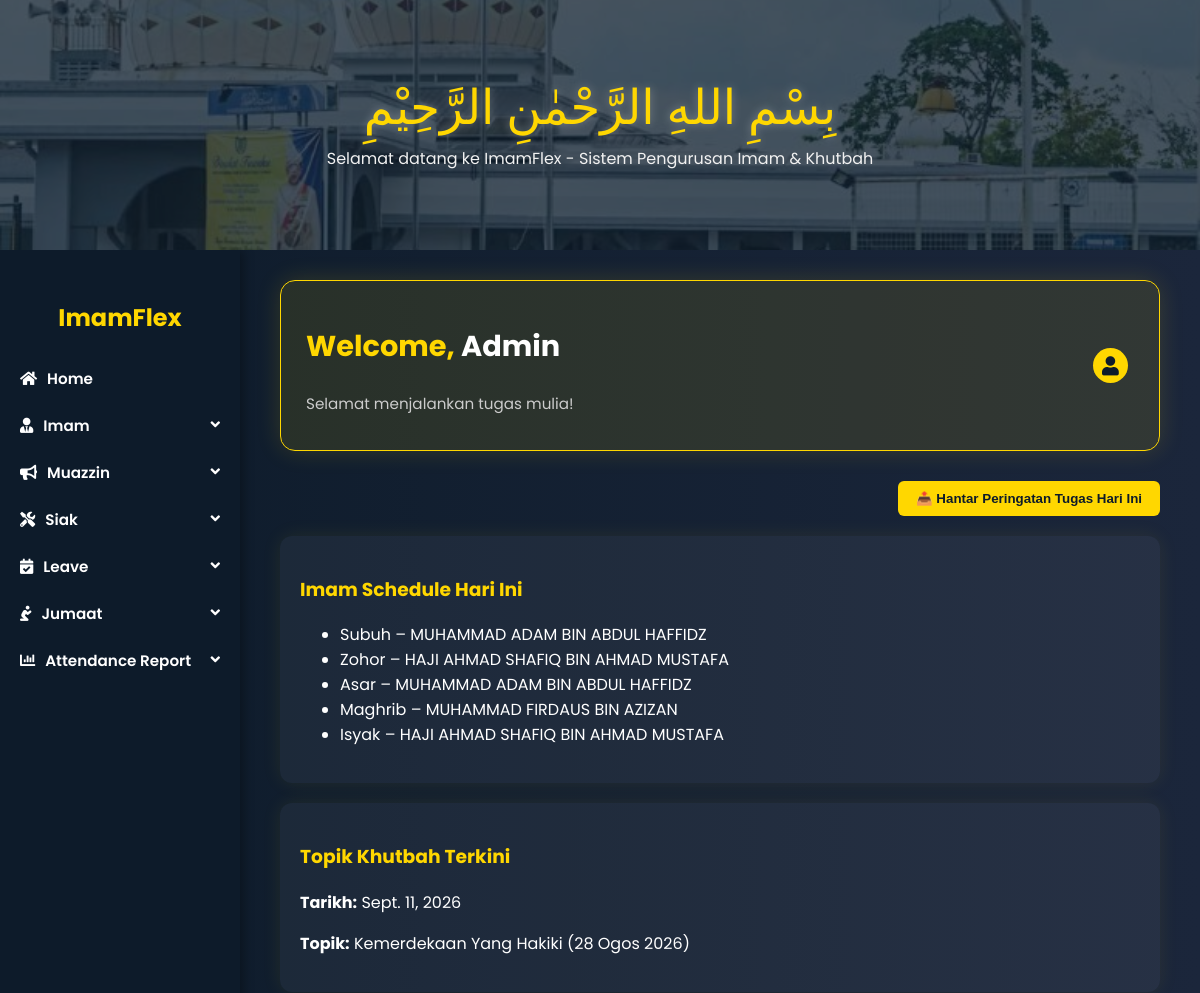
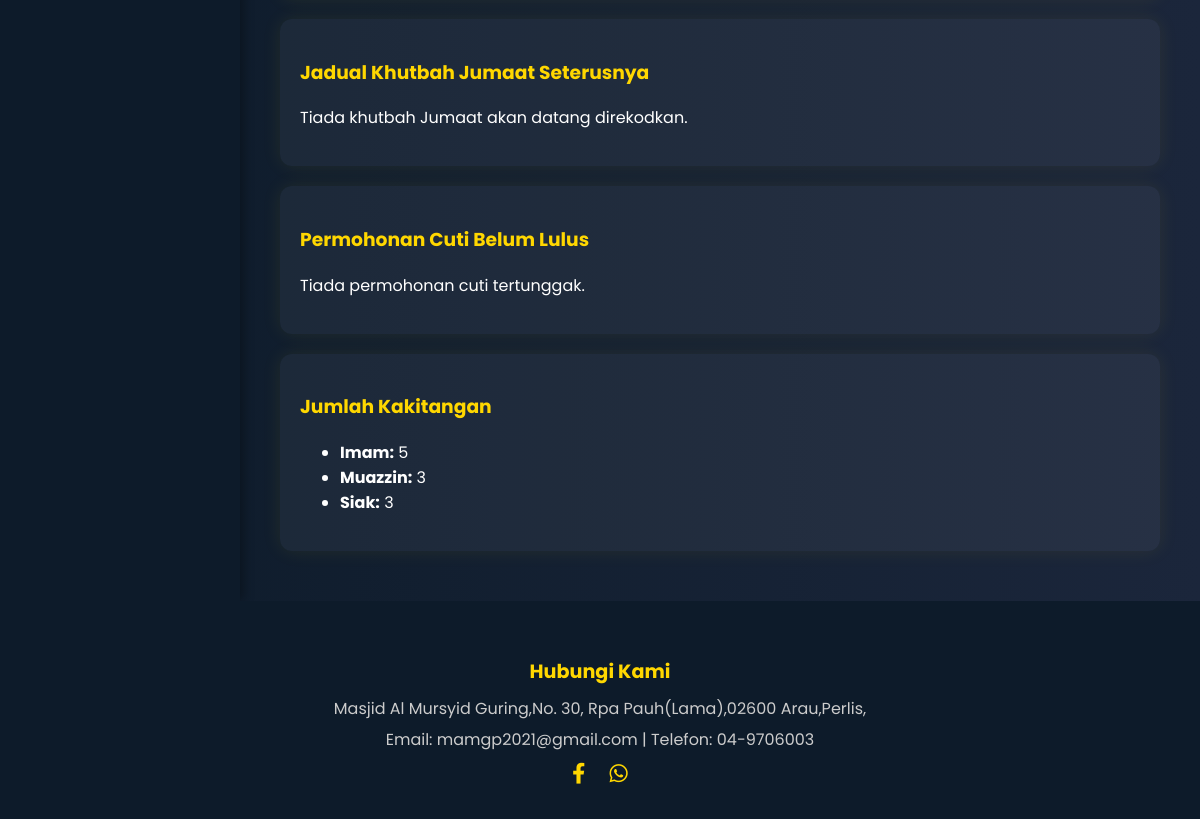
Screenshot of /admin-dashboard/ with the database file from the repository (2 pictures, top to bottom).
### ImamFlex/models.py (models this page shows, shortened)
class DutySchedule(models.Model):
    schedule_id = models.AutoField(primary_key=True)
    date = models.DateField()
    prayer_time = models.CharField(max_length=20, choices=PRAYER_TIMES)
    role_type = models.CharField(max_length=20, choices=ROLE_CHOICES)
    role_id = models.CharField(max_length=10)
    role_assigned = models.BooleanField(default=True)
    replacement_role_id = models.CharField(max_length=10, null=True, blank=True)

class MosqueStaff(models.Model):
    name = models.CharField(max_length=100)
    ic_number = models.CharField(max_length=12, unique=True)
    contact_number = models.CharField(max_length=15)
    address = models.TextField(blank=True, null=True)
    availability = models.BooleanField(default=True)
    email = models.EmailField(blank=True, null=True)
    profile_picture = models.ImageField(upload_to='profile_pics/', null=True, blank=True)
    class Meta:
        abstract = True

class Imam(MosqueStaff):
    imam_id = models.CharField(max_length=10, primary_key=True)
    password = models.CharField(max_length=20)
    is_admin = models.BooleanField(default=False)

class Khutbah(models.Model):
    khutbah_id = models.AutoField(primary_key=True)
    date = models.DateField()
    khutbah_topic = models.CharField(max_length=200)
    content = models.TextField(blank=True, null=True)
    pdf_file = models.FileField(
        upload_to='khutbah/',
        validators=[validate_pdf_file],
        blank=True,
        null=True
    )
    khatib = models.ForeignKey(
        Imam,
        on_delete=models.SET_NULL,
        null=True,
        blank=True
    )

### ImamFlex/views.py (the view)
# urls.py: path('admin-dashboard/', views.admin_dashboard, name='adminDash'),
def admin_dashboard(request):
    today = timezone.now().date()
    imam_schedule_today = DutySchedule.objects.filter(
    date=today, role_type='Imam'
)
    latest_khutbah = Khutbah.objects.order_by('-date').first()
    pending_leaves = LeaveRequest.objects.filter(approval_status='Pending')
    imam_count = Imam.objects.count()
    muazzin_count = Muazzin.objects.count()
    siak_count = Siak.objects.count()
    next_jumaat_khutbah = Khutbah.objects.filter(
    date__gt=today
    ).order_by('date').first()
    context = {
        'imam_schedule_today': imam_schedule_today,
        'latest_khutbah': latest_khutbah,
        'pending_leaves': pending_leaves,
        'imam_count': imam_count,
        'muazzin_count': muazzin_count,
        'siak_count': siak_count,
        'next_jumaat_khutbah': next_jumaat_khutbah,
        'imams': Imam.objects.all(),
    }
    return render(request, 'admin/adminDashboard.html', context)

### ImamFlex/templates/admin/adminDashboard.html (shortened to what this page needs)
<!DOCTYPE html>
<html lang="en">
{% load static %}
<head>
    <link rel="stylesheet" href="https://cdnjs.cloudflare.com/ajax/libs/font-awesome/5.15.4/css/all.min.css">
</head>
<body>
<div class="header-img">
    <div>
        <div class="bismillah">بِسْمِ اللهِ الرَّحْمٰنِ الرَّحِيْمِ</div>
        <div class="tagline">Selamat datang ke ImamFlex - Sistem Pengurusan Imam & Khutbah</div>
    </div>
</div>
<div class="main-wrapper">
    <div class="sidebar">
        <h2>ImamFlex</h2>
        <a href="{% url 'adminDash' %}" class="active"><i class="fas fa-home"></i> Home</a>
        <button class="dropdown-btn"><i class="fas fa-user-tie"></i> Imam</button>
        <button class="dropdown-btn"><i class="fas fa-bullhorn"></i> Muazzin</button>
        <button class="dropdown-btn"><i class="fas fa-tools"></i> Siak</button>
       <button class="dropdown-btn"><i class="fas fa-calendar-check"></i> Leave</button>
      <button class="dropdown-btn"><i class="fas fa-pray"></i> Jumaat</button>
      <button class="dropdown-btn"><i class="fas fa-chart-bar"></i> Attendance Report</button>
    </div>
    <div class="content">
        <div class="welcome-card">
            <div>
                <h2>Welcome, <span class="highlight">Admin</span></h2>
                <p class="subtext">Selamat menjalankan tugas mulia!</p>
            </div>
            <div class="dropdown">
                <button class="dropbtn">
                    <div class="profile-icon"><i class="fas fa-user"></i></div>
                </button>
            </div>
        </div>
        <div style="text-align:right; margin-bottom: 20px;">
  <form method="POST" action="{% url 'send_manual_reminder' %}">
    <button type="submit" style="background:gold; color:#0d1b2a; padding:10px 18px; font-weight:bold; border-radius:6px; border:none; cursor:pointer;">
      📤 Hantar Peringatan Tugas Hari Ini
    </button>
  </form>
</div>
<div class="card">
  <h3>Imam Schedule Hari Ini</h3>
  {% if imam_schedule_today %}
    <ul>
      {% for duty in imam_schedule_today %}
        <li>
  {{ duty.prayer_time }} –
  {% for imam in imams %}
    {% if imam.imam_id == duty.role_id %}
      {{ imam.name }}
    {% endif %}
  {% endfor %}
</li>
      {% endfor %}
    </ul>
  {% else %}
    <p>Tiada tugasan imam hari ini.</p>
  {% endif %}
</div>
<div class="card">
  <h3>Topik Khutbah Terkini</h3>
  {% if latest_khutbah %}
    <p><strong>Tarikh:</strong> {{ latest_khutbah.date }}</p>
    <p><strong>Topik:</strong> {{ latest_khutbah.khutbah_topic }}</p>
  {% else %}
    <p>Tiada rekod khutbah terkini.</p>
  {% endif %}
</div>
<div class="card">
  <h3>Jadual Khutbah Jumaat Seterusnya</h3>
  {% if next_jumaat_khutbah %}
    <p><strong>Tarikh:</strong> {{ next_jumaat_khutbah.date }}</p>
    <p><strong>Topik:</strong> {{ next_jumaat_khutbah.khutbah_topic }}</p>
  {% else %}
    <p>Tiada khutbah Jumaat akan datang direkodkan.</p>
  {% endif %}
</div>
<div class="card">
  <h3>Permohonan Cuti Belum Lulus</h3>
  {% if pending_leaves %}
    <ul>
      {% for leave in pending_leaves|slice:":3" %}
        <li>{{ leave.roleType }} – {{ leave.roleID.name }} ({{ leave.startDate }} hingga {{ leave.endDate }})</li>
      {% endfor %}
    </ul>
    <p><em>{{ pending_leaves.count }} permohonan belum diluluskan</em></p>
  {% else %}
    <p>Tiada permohonan cuti tertunggak.</p>
  {% endif %}
</div>
<div class="card">
  <h3>Jumlah Kakitangan</h3>
  <ul>
    <li><strong>Imam:</strong> {{ imam_count }}</li>
    <li><strong>Muazzin:</strong> {{ muazzin_count }}</li>
    <li><strong>Siak:</strong> {{ siak_count }}</li>
  </ul>
</div>
    </div>
</div>
<div class="footer">
    <h4>Hubungi Kami</h4>
    <p>Masjid Al Mursyid Guring,No. 30, Rpa Pauh(Lama),02600 Arau,Perlis,</p>
    <p>Email: mamgp2021@gmail.com | Telefon: 04-9706003</p>
    <div class="social-icons">
      <a href="https://www.facebook.com/profile.php?id=100069456158805"><i class="fab fa-facebook-f"></i></a>
      <a href="#"><i class="fab fa-whatsapp"></i></a>
    </div>
  </div>
</body>
</html>

### rows the page displays
DutySchedule: prayer_time "Subuh"
Imam: name "MUHAMMAD ADAM BIN ABDUL HAFFIDZ"
DutySchedule: prayer_time "Zohor"
Imam: name "HAJI AHMAD SHAFIQ BIN AHMAD MUSTAFA"
DutySchedule: prayer_time "Asar"
DutySchedule: prayer_time "Maghrib"
Imam: name "MUHAMMAD FIRDAUS BIN AZIZAN"
DutySchedule: prayer_time "Isyak"
Khutbah: date "Sept. 11, 2026", khutbah_topic "Kemerdekaan Yang Hakiki (28 Ogos 2026)"

### other values shown
{{ imam_count }} "5"
{{ muazzin_count }} "3"
{{ siak_count }} "3"
